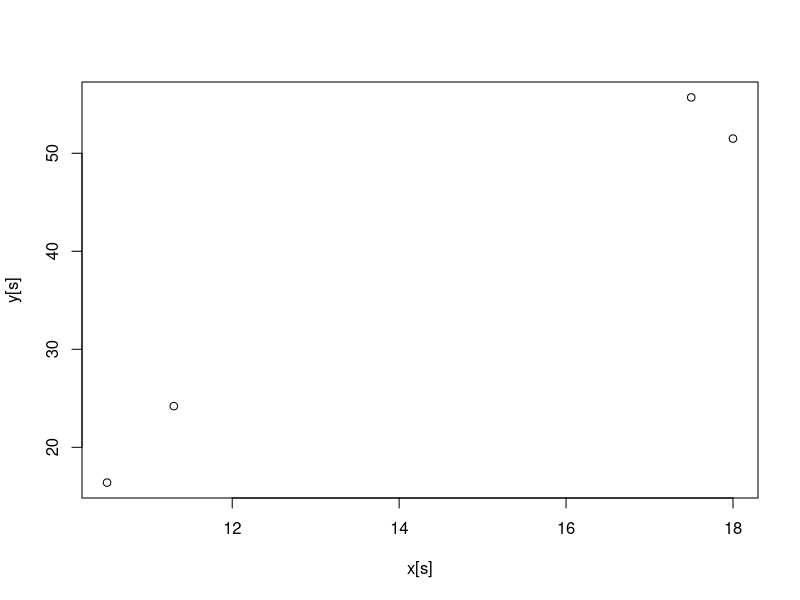
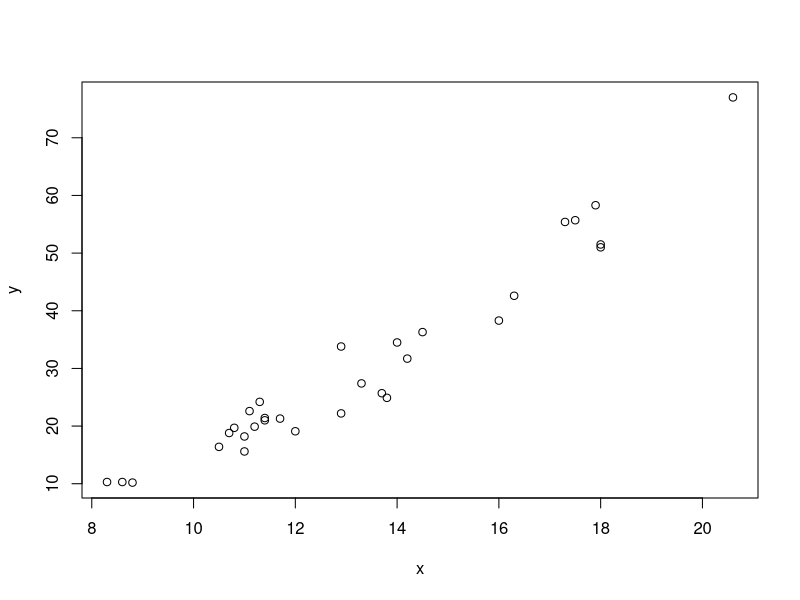
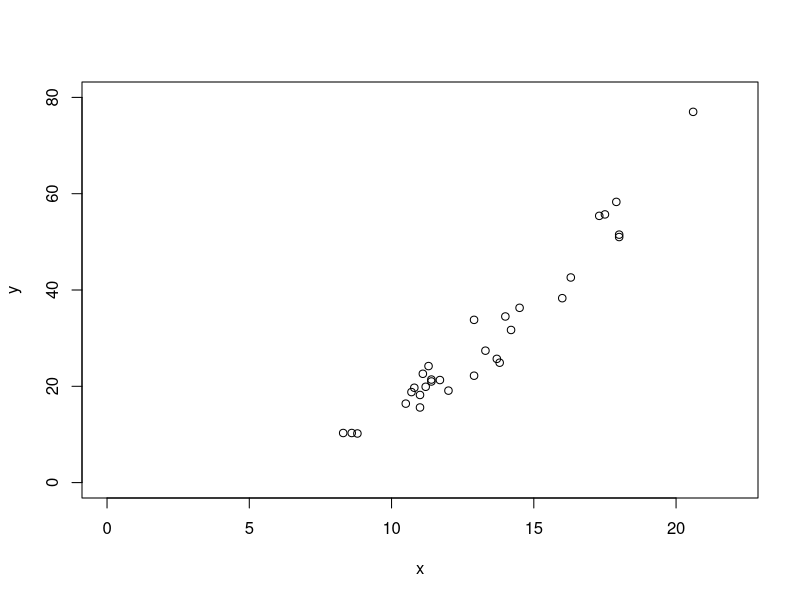
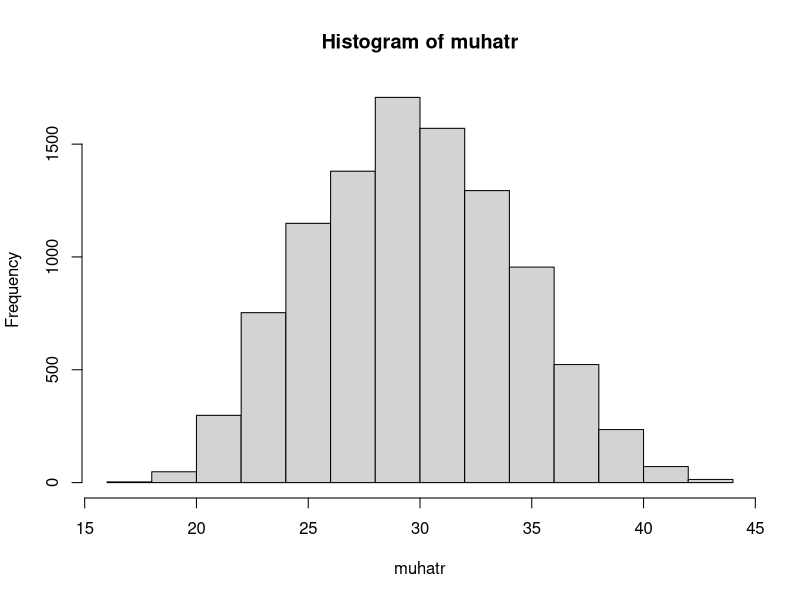
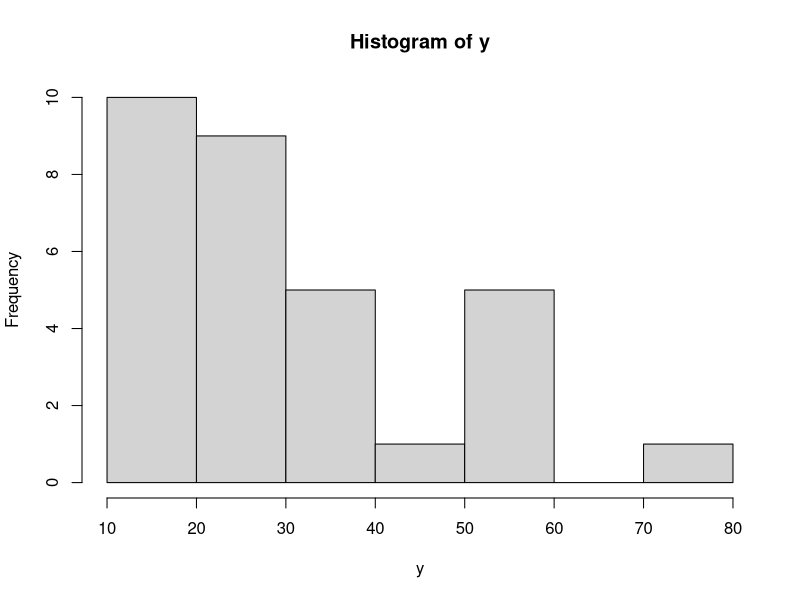
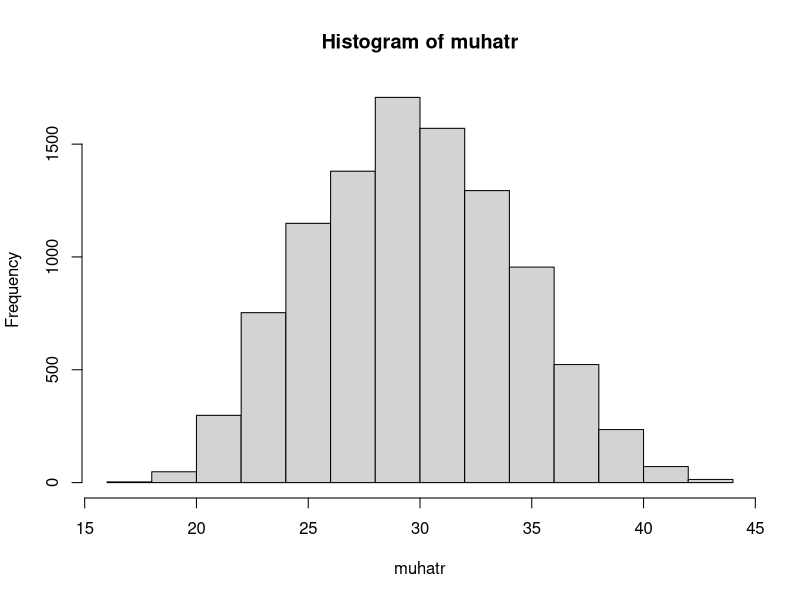
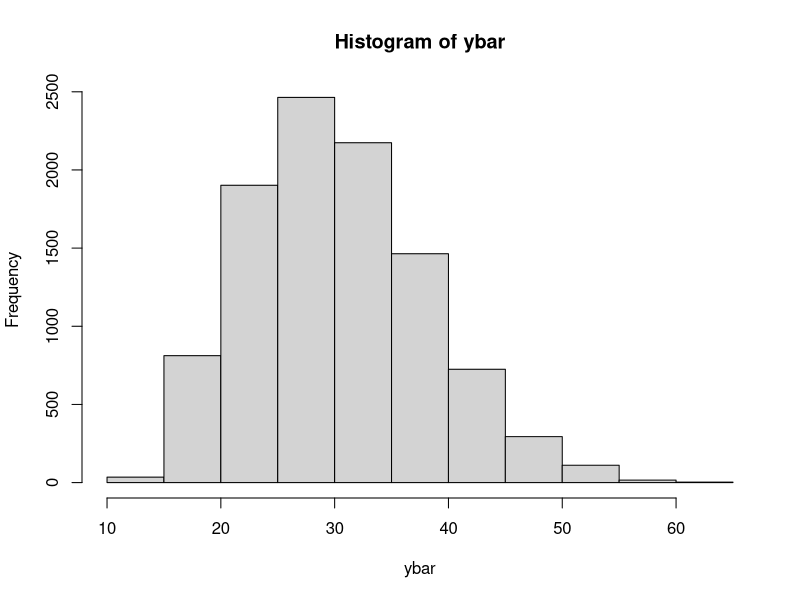
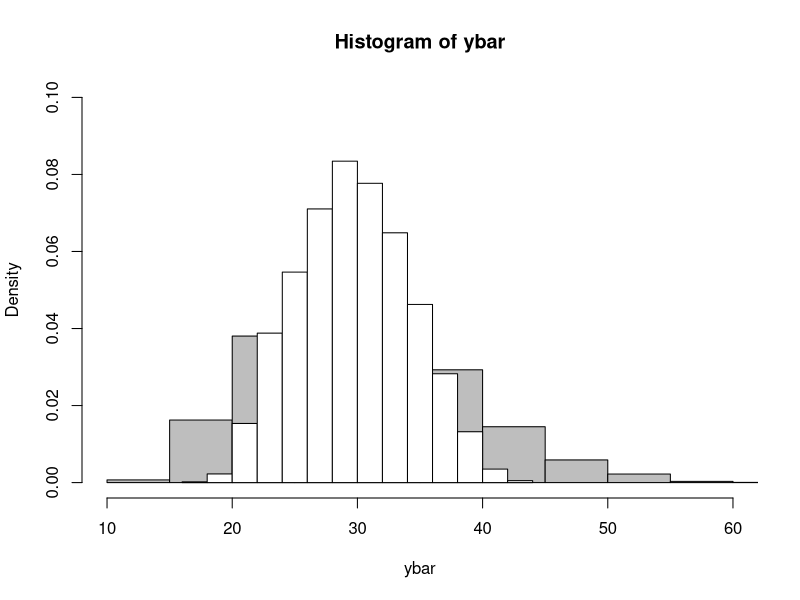

The R script that drew these images, in order:
# Chapter 7 Auxiliary data and ratio estimation

# 7.8. COMPUTING NOTES ----------------------------------------------------

# date set - trees
# variable of interest - volume
# auxiliary variable - girth

y <- trees$Volume
x <- trees$Girth
s <- c(11, 4, 29, 27)
N <- 31
n <- 4

# ratio 
r <- mean(y[s])/mean(x[s])
r

mux <- mean(x)
mux
muhatr <- r * mux
muhatr

ssqr <- (1/(n-1))*sum((y[s] - r*x[s])^2)
ssqr

varhatmuhatr <- (1-n/N)*ssqr/n
se <- sqrt(varhatmuhatr)
se

qt(0.95, 3)
qt(0.05, 3)
qt(c(0.05, 0.95), 3)
b <- 6
plot(x[s], y[s])
plot(x, y)
plot(x, y, xlim = c(0, 22), ylim = c(0, 80))
for (k in 1:b){
  s <- sample(N, n)
}
muhatr <- numeric(b)
for (k in 1:b){
  s <- sample(N, n)
  muhatr[k] <- mean(y[s])/mean(x[s]) * mux
}

muhatr
mean(y)

for (k in 1:10000){
  s <- sample(N, n)
  muhatr[k] <- mean(y[s])/mean(x[s]) * mux
}
hist(muhatr)
hist(y)
hist(muhatr)
mean(muhatr) # 29.70

mu <- mean(y)
mu # 30.17

mean(muhatr - mu)
mean((muhatr - mu)^2)
var(muhatr)

for (k in 1:10000){
  s <- sample(N, n)
  muhatr[k] <- mean(y[s])/mean(x[s]) * mux
}
mean(muhatr - mu)
ybar <- numeric(b)

for (k in 1:10000){
  s <- sample(N, n)
  ybar[k] <- mean(y[s])
}

hist(ybar)
mean(ybar)
mean(ybar - mu)
var(ybar)

# histrogram of simple random sampling and sampling with ratio estimator
hist(ybar, freq = FALSE, ylim=c(0, 0.1), xlim = c(10, 60), col = "grey")
hist(muhatr, freq = FALSE, add = TRUE, col = "white")
